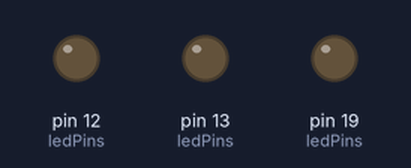
Bench run of a sketch on a simulated Arduino Uno, built with avr-gcc and run on an emulated ATmega328P. Shown: output pins drawn as LEDs (lit = HIGH).

Above: at 0.85 s.
At 1.45 s:
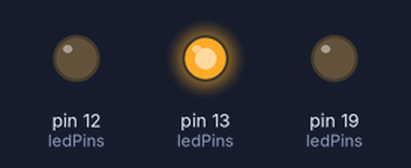
At 1.85 s:
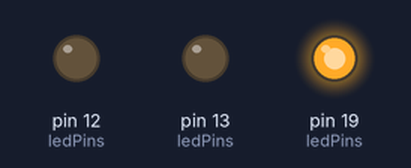
At 2.85 s:
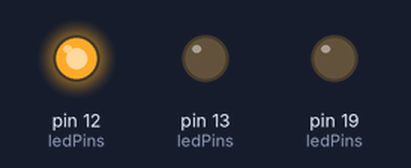
Timing chart, 0 to 3.1 s (numbered marks = the images above):
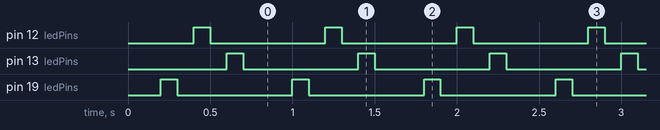

Measured:
- by itself, pin 12 (ledPins), pin 13 (ledPins), pin 19 (ledPins): alternates HIGH for 0.10 s and LOW for 0.70 s

The sketch:

rightToleftToggle.ino
```cpp
/****************************************************************************
Agenda      :   Right to Left Toggling the four on-board LEDs (LED1, LED2, LED3, LED4)
Hardware    :   madBlocks IoT Suite
Programmer  :   Maddy
Date        :   20th Oct 2021
*****************************************************************************/

int led1=13;
int led2=12;
int led3=19;
int led4=32;

int ledPins[]={led1,led2,led3,led4};

#define ledLength 4
#define LED_ON 1
#define LED_OFF 0

void setup() {

 for(int i=0;i<ledLength;i++) {
  pinMode(ledPins[i],OUTPUT);
 }
}

void loop() {
 for(int i=ledLength-1;i>=0;i--) {
  digitalWrite(ledPins[i],LED_ON);
  delay(100);
  digitalWrite(ledPins[i],LED_OFF);
  delay(100);
 }
}
```
